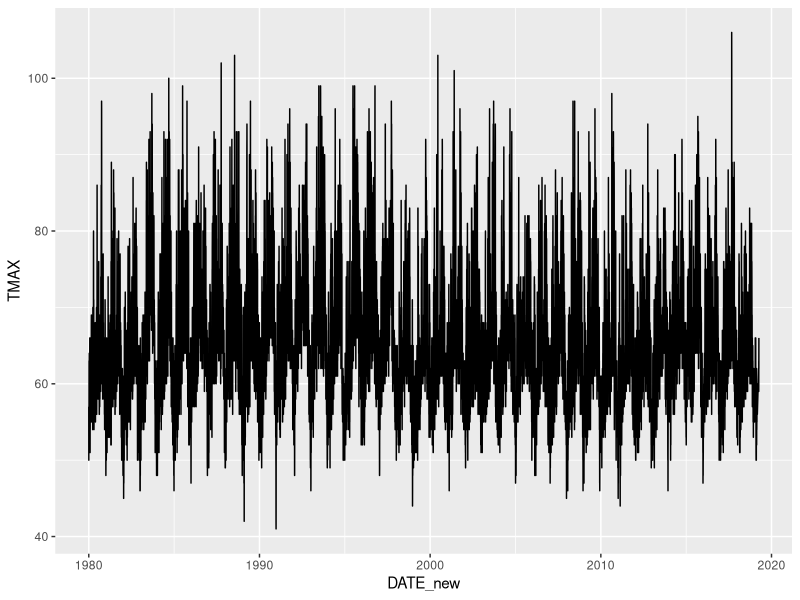
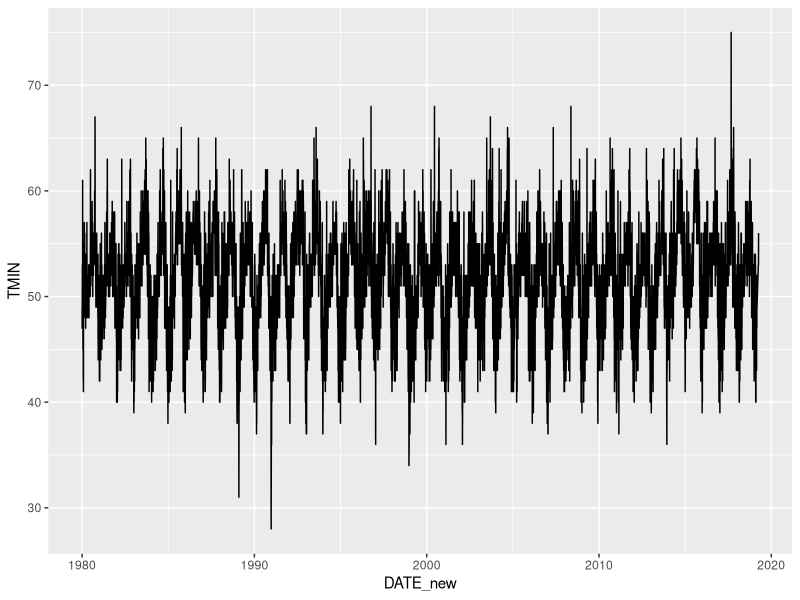
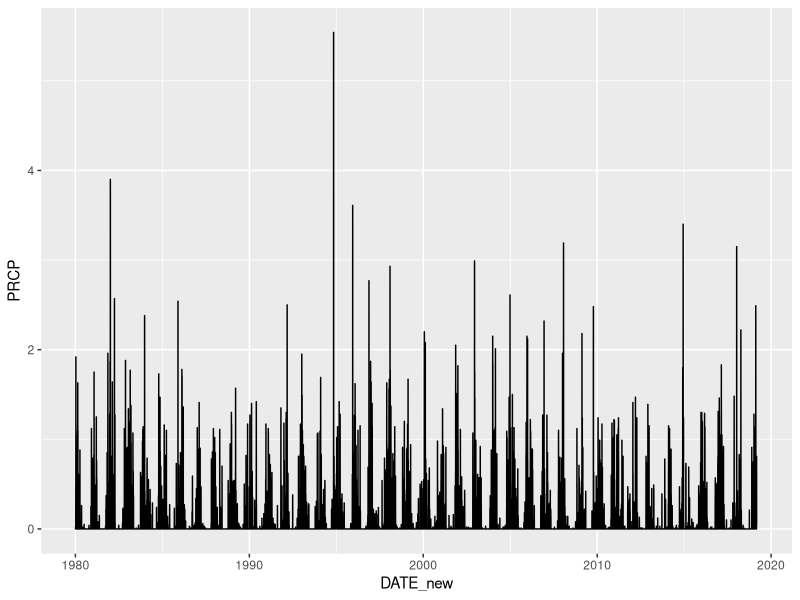
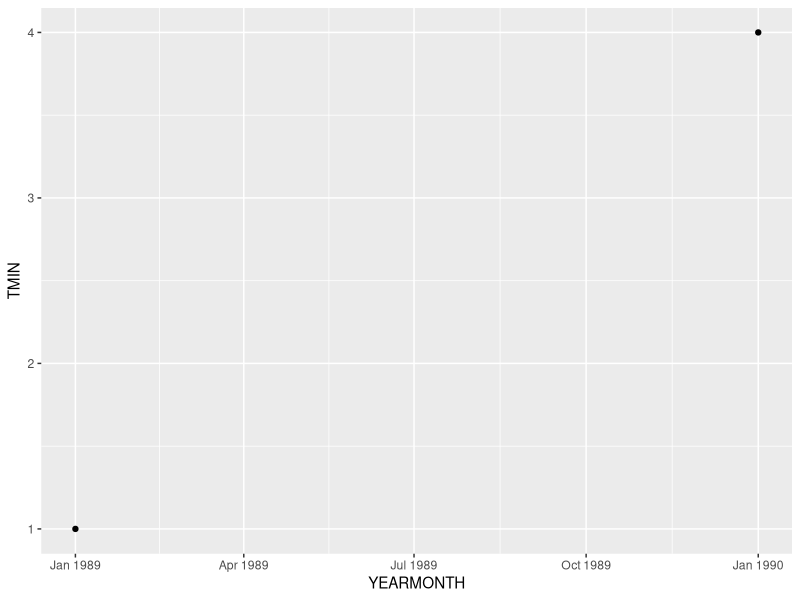
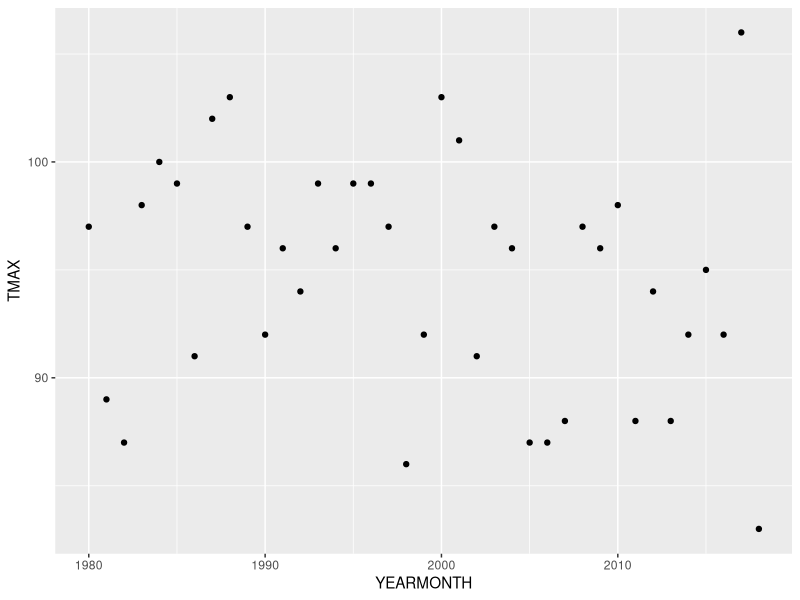
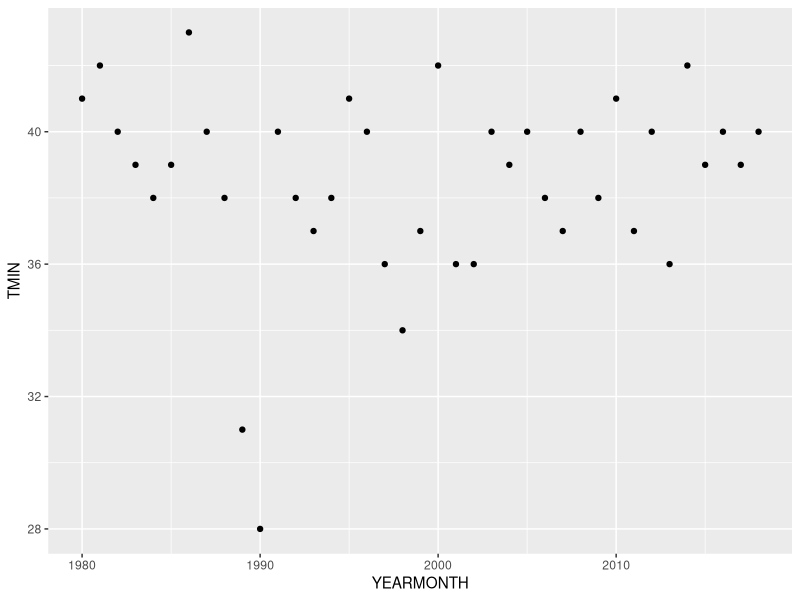

Write the R code that produced these figures, in order.
## ---- chunk 1
knitr::opts_chunk$set(echo = TRUE)
## ---- chunk 2

library(tidyverse)
library(lubridate)

## ---- chunk 3

SF_Climate_raw <- read_csv("SF Climate.csv")

SF_Climate <- SF_Climate_raw %>% 
  mutate(DATE_new = ymd(DATE)) %>% 
  mutate(YEAR = year(DATE_new)) %>% 
  mutate(MONTH = month(DATE_new)) %>% 
  mutate(YEARMONTH = floor_date(DATE_new, "year"))

## ---- chunk 4

Tmax_plot <- ggplot(SF_Climate, aes(x = DATE_new, y = TMAX))+
  geom_line()

Tmax_plot

## ---- chunk 5

Tmin_plot <- ggplot(SF_Climate, aes(x = DATE_new, y = TMIN))+
  geom_line()

Tmin_plot

## ---- chunk 6

prcp_plot <- ggplot(SF_Climate, aes(x = DATE_new, y = PRCP))+
  geom_line()

prcp_plot

## ---- chunk 7

SF_under32_raw <- SF_Climate %>% 
  select(YEARMONTH, TMIN) %>%
  filter(TMIN <= 32)

SF_under32 <- aggregate(TMIN ~ YEARMONTH, data = SF_under32_raw, length)

under32_plot <- ggplot(SF_under32, aes(x = YEARMONTH, y = TMIN))+
  geom_point()

under32_plot

## ---- chunk 8

SF_hottest_raw <- SF_Climate %>% 
  filter(YEAR <= 2018) %>% 
  select(YEARMONTH, TMAX)

SF_hottest <- aggregate(TMAX ~ YEARMONTH, data = SF_hottest_raw, max)

hottest_plot <- ggplot(SF_hottest, aes(x = YEARMONTH, y = TMAX))+
  geom_point()

hottest_plot

## ---- chunk 9

SF_coldest_raw <- SF_Climate %>% 
  filter(YEAR <= 2018) %>% 
  select(YEARMONTH, TMIN)

SF_coldest <- aggregate(TMIN ~ YEARMONTH, data = SF_coldest_raw, min)

coldest_plot <- ggplot(SF_coldest, aes(x = YEARMONTH, y = TMIN))+
  geom_point()

coldest_plot

